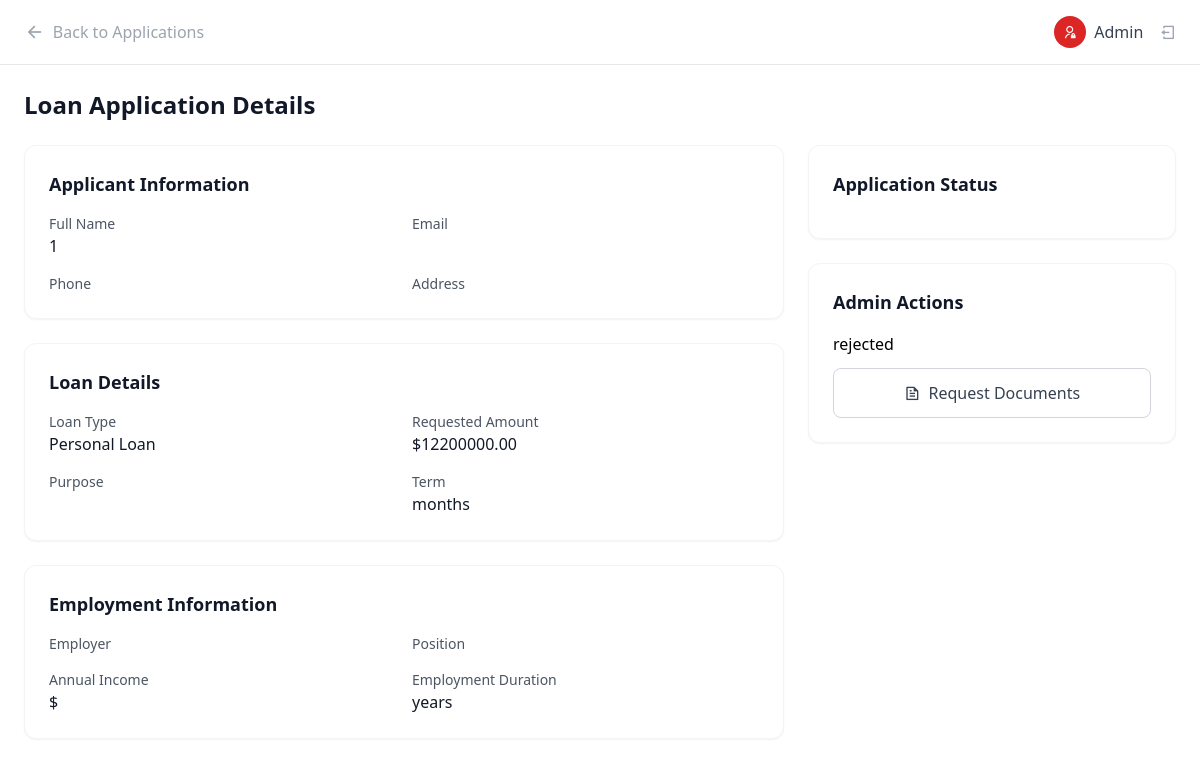
/admin-panel/loans/2/ (signed in), run on the app's committed database.
### bank/models.py (models this page shows)
class LoanRequest(models.Model):
    LOAN_TYPES = (
        ('personal', 'Personal Loan'),
        ('auto', 'Auto Loan'),
        ('home', 'Home Loan'),
        ('education', 'Education Loan'),
    )
    STATUS_CHOICES = (
        ('pending', 'Pending'),
        ('approved', 'Approved'),
        ('rejected', 'Rejected'),
        ('disbursed', 'Disbursed'),
    )
    user = models.ForeignKey(User, on_delete=models.CASCADE)
    loan_type = models.CharField(max_length=20, choices=LOAN_TYPES,default='auto')
    amount = models.DecimalField(max_digits=12, decimal_places=2)
    purpose = models.TextField()
    status = models.CharField(max_length=20, choices=STATUS_CHOICES, default='pending')
    application_date = models.DateTimeField(auto_now_add=True)
    approved_date = models.DateTimeField(null=True, blank=True)
    term_months = models.IntegerField(default=12)
    interest_rate = models.DecimalField(max_digits=5, decimal_places=2, default=5.0)

### bank/views.py (the view)
# urls.py: path('admin-panel/loans/<int:loan_id>/', views.loan_detail, name='loan_detail'),
@login_required
@user_passes_test(is_admin)
def loan_detail(request, loan_id):
    print(loan_id)
    loan = get_object_or_404(LoanRequest, id=loan_id)
    print(loan)
    return render(request, 'admin_panel/detail.html', {'loan': loan})

### bank/views.py (called while the page is built)
def is_admin(user):
    return user.is_staff

### bank/templates/admin_panel/detail.html (shortened to what this page needs)
{% load static %}
<!DOCTYPE html>
<html lang="en">
<head>
    <script src="https://cdn.tailwindcss.com/3.4.16"></script>
    <link rel="stylesheet" href="https://cdnjs.cloudflare.com/ajax/libs/remixicon/4.6.0/remixicon.min.css">
</head>
<body class="bg-gray-50">
    <div class="min-h-screen bg-white">
        <header class="bg-white border-b border-gray-200 px-6 py-4">
            <div class="flex items-center justify-between">
                <a href="{% url 'admin_dashboard' %}" class="flex items-center text-gray-400 hover:text-gray-600">
                    <i class="ri-arrow-left-line text-xl mr-2"></i>
                    <span>Back to Applications</span>
                </a>
                <div class="flex items-center space-x-4">
                    <div class="flex items-center space-x-2">
                        <div class="w-8 h-8 bg-red-600 rounded-full flex items-center justify-center">
                            <i class="ri-admin-line text-white text-sm"></i>
                        </div>
                        <span class="font-medium text-gray-700">{{ request.user.get_full_name }}</span>
                    </div>
                    <a href="{% url 'logout' %}" class="text-gray-400 hover:text-gray-600">
                        <i class="ri-logout-box-line"></i>
                    </a>
                </div>
            </div>
        </header>
        <main class="p-6">
            <h1 class="text-2xl font-bold text-gray-900 mb-6">Loan Application Details</h1>
            <div class="grid lg:grid-cols-3 gap-6">
                <div class="lg:col-span-2 space-y-6">
                    <div class="bg-white rounded-xl shadow-sm border border-gray-100 p-6">
                        <h2 class="text-lg font-semibold text-gray-900 mb-4">Applicant Information</h2>
                        <div class="grid md:grid-cols-2 gap-4">
                            <div>
                                <p class="text-sm text-gray-600">Full Name</p>
                                <p class="font-medium text-gray-900">{{ loan.user_id }}</p>
                            </div>
                            <div>
                                <p class="text-sm text-gray-600">Email</p>
                            </div>
                            <div>
                                <p class="text-sm text-gray-600">Phone</p>
                            </div>
                            <div>
                                <p class="text-sm text-gray-600">Address</p>
                            </div>
                        </div>
                    </div>
                    <div class="bg-white rounded-xl shadow-sm border border-gray-100 p-6">
                        <h2 class="text-lg font-semibold text-gray-900 mb-4">Loan Details</h2>
                        <div class="grid md:grid-cols-2 gap-4">
                            <div>
                                <p class="text-sm text-gray-600">Loan Type</p>
                                <p class="font-medium text-gray-900">{{ loan.get_loan_type_display }}</p>
                            </div>
                            <div>
                                <p class="text-sm text-gray-600">Requested Amount</p>
                                <p class="font-medium text-gray-900">${{ loan.amount }}</p>
                            </div>
                            <div>
                                <p class="text-sm text-gray-600">Purpose</p>
                            </div>
                            <div>
                                <p class="text-sm text-gray-600">Term</p>
                                <p class="font-medium text-gray-900">{{ loan.term }} months</p>
                            </div>
                        </div>
                    </div>
                    <div class="bg-white rounded-xl shadow-sm border border-gray-100 p-6">
                        <h2 class="text-lg font-semibold text-gray-900 mb-4">Employment Information</h2>
                        <div class="grid md:grid-cols-2 gap-4">
                            <div>
                                <p class="text-sm text-gray-600">Employer</p>
                            </div>
                            <div>
                                <p class="text-sm text-gray-600">Position</p>
                            </div>
                            <div>
                                <p class="text-sm text-gray-600">Annual Income</p>
                                <p class="font-medium text-gray-900">${{ loan.employment.annual_income }}</p>
                            </div>
                            <div>
                                <p class="text-sm text-gray-600">Employment Duration</p>
                                <p class="font-medium text-gray-900">{{ loan.employment.duration_years }} years</p>
                            </div>
                        </div>
                    </div>
                </div>
                <div class="space-y-6">
                    <div class="bg-white rounded-xl shadow-sm border border-gray-100 p-6">
                        <h2 class="text-lg font-semibold text-gray-900 mb-4">Application Status</h2>
                    </div>
                    <div class="bg-white rounded-xl shadow-sm border border-gray-100 p-6">
                        <h2 class="text-lg font-semibold text-gray-900 mb-4">Admin Actions</h2>
                        <div class="space-y-3">
                            <h1>{{ loan.status }}</h1>
                            <button class="w-full border border-gray-300 text-gray-700 py-3 rounded-button font-medium hover:bg-gray-50 flex items-center justify-center">
                                <i class="ri-file-text-line mr-2"></i> Request Documents
                            </button>
                        </div>
                    </div>
                </div>
            </div>
        </main>
    </div>
</body>
</html>

### bank/templates/admin_panel/detail.html (style rules this page uses)
:where([class^="ri-"])::before { content: "\f3c2"; }
.rounded-button { border-radius: 8px; }

### data on the page
LoanRequest: user_id "1", loan_type "Personal Loan", amount "12200000.00", status "rejected"

### other printed values
{{ request.user.get_full_name }} "Admin"
